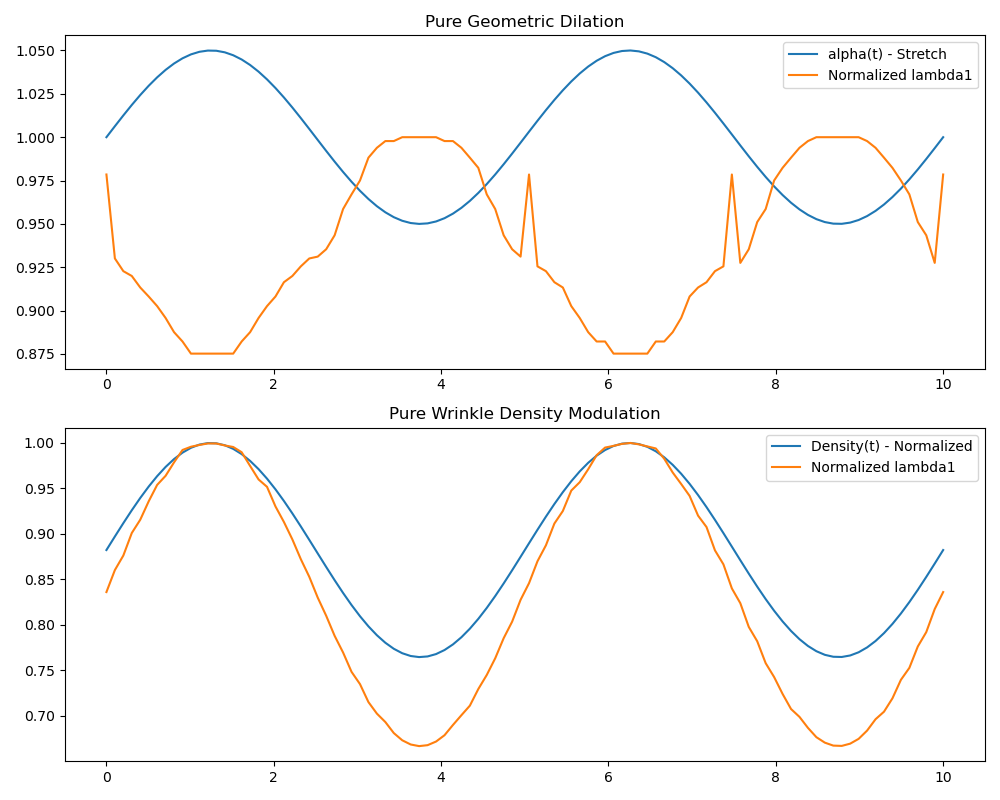

Reproduce this figure in Python.
import os
import numpy as np
import cv2
import matplotlib.pyplot as plt

def compute_structure_tensor_lambda1(image):
    # Sobel Gx, Gy
    gx = cv2.Sobel(image, cv2.CV_64F, 1, 0, ksize=3)
    gy = cv2.Sobel(image, cv2.CV_64F, 0, 1, ksize=3)
    
    # Structure tensor components
    Ixx = gx ** 2
    Iyy = gy ** 2
    Ixy = gx * gy
    
    # Smooth the components (optional but standard for structure tensor, typically small window)
    Ixx = cv2.GaussianBlur(Ixx, (5, 5), 1.0)
    Iyy = cv2.GaussianBlur(Iyy, (5, 5), 1.0)
    Ixy = cv2.GaussianBlur(Ixy, (5, 5), 1.0)
    
    # Eigenvalues: lambda1 = 0.5 * (Ixx + Iyy + sqrt((Ixx - Iyy)^2 + 4*Ixy^2))
    trace = Ixx + Iyy
    det_term = np.sqrt((Ixx - Iyy)**2 + 4 * Ixy**2)
    lambda1 = 0.5 * (trace + det_term)
    
    return np.mean(lambda1)

def generate_base_texture(size=256, frequency=10):
    # Checkerboard-like pattern
    x = np.linspace(0, 2*np.pi*frequency, size)
    y = np.linspace(0, 2*np.pi*frequency, size)
    X, Y = np.meshgrid(x, y)
    texture = np.sin(X) * np.sin(Y)
    # Normalize to 0-255
    texture = ((texture + 1) / 2 * 255).astype(np.uint8)
    return texture

def test_geometric_dilation():
    size = 256
    base_tex = generate_base_texture(size, frequency=15)
    
    t_vals = np.linspace(0, 10, 100)
    alpha_vals = 1 + 0.05 * np.sin(2 * np.pi * 0.2 * t_vals)
    
    lambda1_vals = []
    
    for alpha in alpha_vals:
        # Resize according to alpha (geometric dilation)
        new_size = int(size * alpha)
        if new_size < size:
            # Crop to original size
            resized = cv2.resize(base_tex, (new_size, new_size))
            pad_before = (size - new_size) // 2
            pad_after = size - new_size - pad_before
            img = np.pad(resized, ((pad_before, pad_after), (pad_before, pad_after)), mode='reflect')
        else:
            # Crop center to original size
            resized = cv2.resize(base_tex, (new_size, new_size))
            crop_start = (new_size - size) // 2
            img = resized[crop_start:crop_start+size, crop_start:crop_start+size]
        
        l1 = compute_structure_tensor_lambda1(img)
        lambda1_vals.append(l1)
        
    return t_vals, alpha_vals, np.array(lambda1_vals)

def test_wrinkle_density():
    size = 256
    t_vals = np.linspace(0, 10, 100)
    density_vals = 15 + 2 * np.sin(2 * np.pi * 0.2 * t_vals)
    
    lambda1_vals = []
    
    for d in density_vals:
        # Re-generate texture with different frequency (wrinkle density)
        img = generate_base_texture(size, frequency=d)
        l1 = compute_structure_tensor_lambda1(img)
        lambda1_vals.append(l1)
        
    return t_vals, density_vals, np.array(lambda1_vals)

if __name__ == "__main__":
    t, alpha, l1_dilation = test_geometric_dilation()
    
    # Correlation between alpha and lambda1 for dilation
    corr_dilation = np.corrcoef(alpha, l1_dilation)[0, 1]
    print(f"Geometric Dilation Correlation (alpha vs lambda1): {corr_dilation:.3f}")
    
    t2, density, l1_density = test_wrinkle_density()
    corr_density = np.corrcoef(density, l1_density)[0, 1]
    print(f"Wrinkle Density Correlation (density vs lambda1): {corr_density:.3f}")
    
    fig, axs = plt.subplots(2, 1, figsize=(10, 8))
    axs[0].plot(t, alpha, label='alpha(t) - Stretch')
    axs[0].plot(t, l1_dilation / np.max(l1_dilation), label='Normalized lambda1')
    axs[0].set_title('Pure Geometric Dilation')
    axs[0].legend()
    
    axs[1].plot(t2, density / np.max(density), label='Density(t) - Normalized')
    axs[1].plot(t2, l1_density / np.max(l1_density), label='Normalized lambda1')
    axs[1].set_title('Pure Wrinkle Density Modulation')
    axs[1].legend()
    
    plt.tight_layout()
    output_path = os.path.join(os.path.dirname(os.path.abspath(__file__)), 'synthetic_validation.png')
    plt.savefig(output_path)
    print(f"Saved plot to {output_path}")
